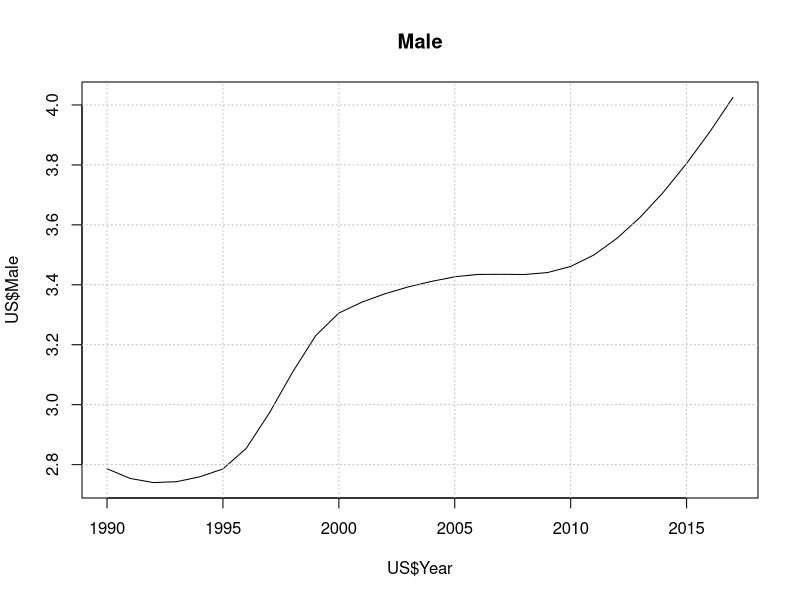
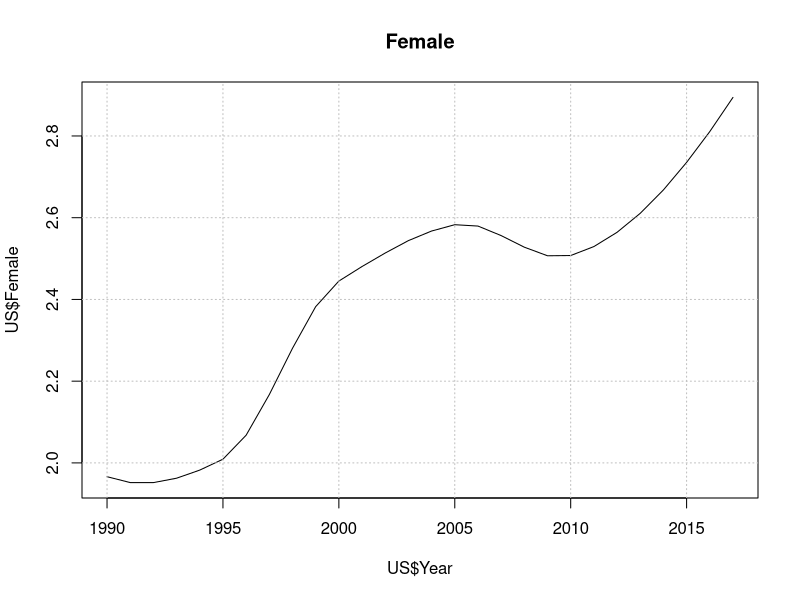
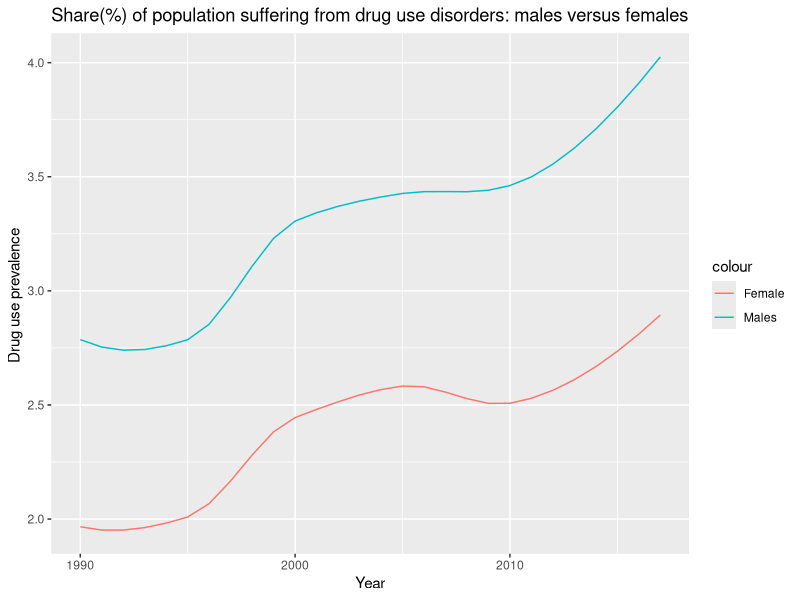

These charts were generated, in order, by the following R code:
## Our World In DAta (http://ourworldindata.org)
library(ggplot2)
library(scales)
rm(list=ls())
df <- read.csv("./DATA/prevalence-of-drug-use-disorders-males-vs-females.csv")
US <- subset(df,Code =="USA" & Year >="1990")
##
plot(US$Year,US$Male,main="Male",type="l")
grid(col="gray")
plot(US$Year,US$Female,type="l",main="Female")
grid(col="gray")
##
ggplot(US) + geom_line(aes(x=Year,y=Male,col="Males")) +
  geom_line(aes(x=Year,y=Female,col="Female")) +
  labs(title="Share(%) of population suffering from drug use disorders: males versus females",y="Drug use prevalence ")